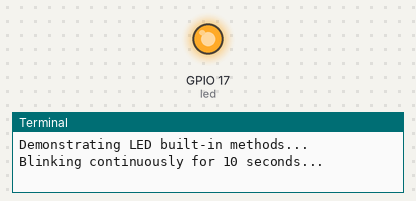
Recording of a program running on a simulated Raspberry Pi (BCM pin numbers). Parts: output pins drawn as LEDs (lit = HIGH), the last lines printed to the terminal. At 22.0 s the program stops and its outputs stay as they are.

Above: at 0.1 s.
At 22.1 s:
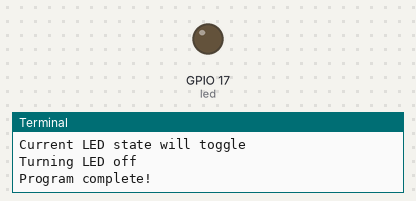
Timing chart, 0 to 23.5 s (numbered marks = the images above):
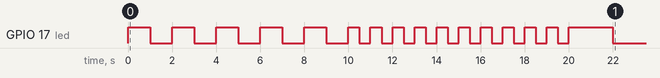

The program:

led_builtin_methods.py
```python
#!/usr/bin/env python3
"""
LED Built-in Methods
Demonstrates using GPIOZero's built-in LED methods
"""

from gpiozero import LED
from time import sleep

led = LED(17)

print("Demonstrating LED built-in methods...")

# Blink continuously (on 1 sec, off 1 sec)
print("Blinking continuously for 10 seconds...")
led.blink()
sleep(10)  # Blink for 10 seconds

# Blink with custom timing
print("Custom blink: 10 times, 0.5 seconds each")
led.blink(on_time=0.5, off_time=0.5, n=10)
sleep(10)  # Wait for blinking to complete

# Toggle the LED state
print("Current LED state will toggle")
led.toggle()  # If off, turns on. If on, turns off.
sleep(2)

print("Turning LED off")
led.off()
print("Program complete!")
```

Measured:
- by itself, GPIO 17 (led): goes 5 × (HIGH 1.0 s, LOW 1.0 s), 10 × (HIGH 0.50 s, LOW 0.50 s), HIGH 2.0 s, then LOW
